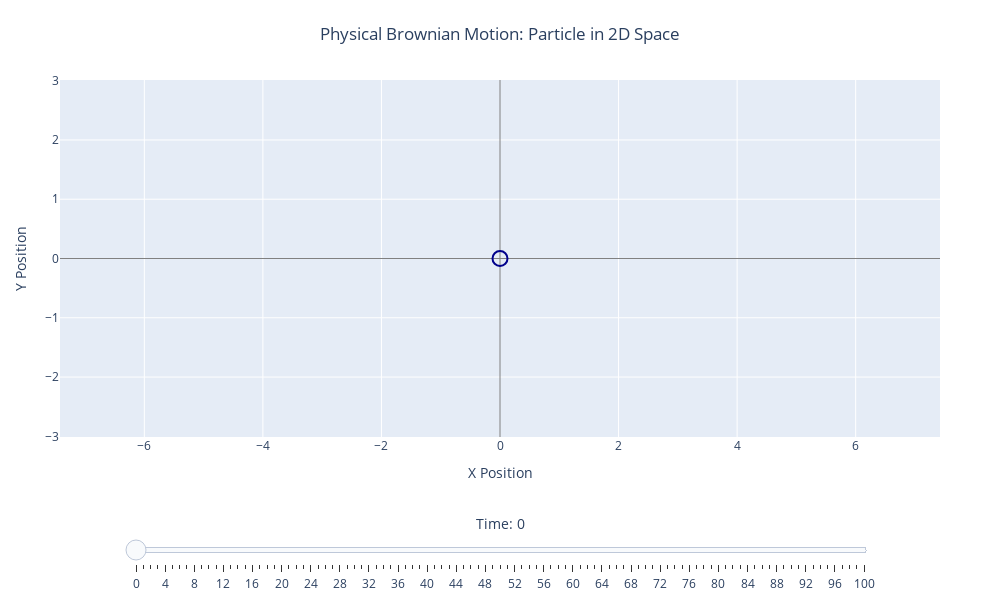

Here is the notebook cell this chart was saved with:
### Markdown cell above
---

### Continuous-Time Stochastic Processes

#### Brownian Motion / Wiener Process

**Brownian motion** and **Wiener process** refer to the same mathematical object, though they emphasize different perspectives:
- **Brownian motion**: The physical phenomenon of random particle movement
- **Wiener process**: The rigorous mathematical formulation

### Code cell
import numpy as np
import plotly.graph_objects as go

def interactive_brownian_particle(n_steps=500, step_size=0.1):
    """
    Interactive visualization of a single particle undergoing Brownian motion.
    
    Parameters:
    n_steps (int): Number of time steps
    step_size (float): Size of each random step
    """
    # Generate the full trajectory
    dx = np.random.normal(0, step_size, n_steps)
    dy = np.random.normal(0, step_size, n_steps)
    
    x = np.cumsum(np.insert(dx, 0, 0))
    y = np.cumsum(np.insert(dy, 0, 0))
    
    # Calculate symmetric axis limits
    max_range = max(abs(x).max(), abs(y).max()) + 1
    
    # Create frames for animation
    frames = []
    for i in range(len(x)):
        frames.append(go.Frame(
            data=[go.Scatter(
                x=[x[i]], 
                y=[y[i]],
                mode='markers',
                marker=dict(size=15, color='rgba(0,0,139,0)', 
                           line=dict(width=2, color='darkblue')),
                showlegend=False
            )],
            name=str(i)
        ))
    
    # Initial figure
    fig = go.Figure(
        data=[go.Scatter(
            x=[x[0]], 
            y=[y[0]],
            mode='markers',
            marker=dict(size=15, color='rgba(0,0,139,0)', 
                       line=dict(width=2, color='darkblue')),
            showlegend=False
        )],
        frames=frames
    )
    
    # Clean layout with symmetric axes - horizontal rectangle
    fig.update_layout(
        width=1000,
        height=600,
        title={
            'text': 'Physical Brownian Motion: Particle in 2D Space',
            'x': 0.5,
            'xanchor': 'center'
        },
        xaxis=dict(
            title='X Position',
            range=[-max_range, max_range],
            showgrid=True,
            zeroline=True,
            zerolinewidth=1,
            zerolinecolor='gray'
        ),
        yaxis=dict(
            title='Y Position',
            range=[-max_range, max_range],
            scaleanchor="x",
            scaleratio=1,
            showgrid=True,
            zeroline=True,
            zerolinewidth=1,
            zerolinecolor='gray'
        ),
        margin=dict(l=60, r=60, t=80, b=120),
        sliders=[{
            'steps': [
                {
                    'args': [[f.name], {'frame': {'duration': 0}, 'mode': 'immediate'}],
                    'label': str(i),
                    'method': 'animate'
                }
                for i, f in enumerate(frames)
            ],
            'active': 0,
            'y': -0.15,
            'len': 0.85,
            'x': 0.075,
            'currentvalue': {
                'prefix': 'Time: ',
                'visible': True,
                'xanchor': 'center',
                'font': {'size': 14}
            }
        }]
    )
    
    fig.show()

# Run simulation
interactive_brownian_particle(n_steps=100, step_size=0.15)

### Figure 1 — Plotly figure (JSON) as saved in the notebook; plotly's stock layout.template omitted (floating-point values rounded to 4 significant figures)
{"data": [{"marker": {"color": "rgba(0,0,139,0)", "line": {"color": "darkblue", "width": 2}, "size": 15}, "mode": "markers", "showlegend": false, "type": "scatter", "x": [0], "y": [0]}], "layout": {"height": 600, "margin": {"b": 120, "l": 60, "r": 60, "t": 80}, "sliders": [{"active": 0, "currentvalue": {"font": {"size": 14}, "prefix": "Time: ", "visible": true, "xanchor": "center"}, "len": 0.85, "steps": [{"args": [["0"], {"frame": {"duration": 0}, "mode": "immediate"}], "label": "0", "method": "animate"}, {"args": [["1"], {"frame": {"duration": 0}, "mode": "immediate"}], "label": "1", "method": "animate"}, {"args": [["2"], {"frame": {"duration": 0}, "mode": "immediate"}], "label": "2", "method": "animate"}, {"args": [["3"], {"frame": {"duration": 0}, "mode": "immediate"}], "label": "3", "method": "animate"}, {"args": [["4"], {"frame": {"duration": 0}, "mode": "immediate"}], "label": "4", "method": "animate"}, {"args": [["5"], {"frame": {"duration": 0}, "mode": "immediate"}], "label": "5", "method": "animate"}, {"args": [["6"], {"frame": {"duration": 0}, "mode": "immediate"}], "label": "6", "method": "animate"}, {"args": [["7"], {"frame": {"duration": 0}, "mode": "immediate"}], "label": "7", "method": "animate"}, {"args": [["8"], {"frame": {"duration": 0}, "mode": "immediate"}], "label": "8", "method": "animate"}, {"args": [["9"], {"frame": {"duration": 0}, "mode": "immediate"}], "label": "9", "method": "animate"}, {"args": [["10"], {"frame": {"duration": 0}, "mode": "immediate"}], "label": "10", "method": "animate"}, {"args": [["11"], {"frame": {"duration": 0}, "mode": "immediate"}], "label": "11", "method": "animate"}, {"args": [["12"], {"frame": {"duration": 0}, "mode": "immediate"}], "label": "12", "method": "animate"}, {"args": [["13"], {"frame": {"duration": 0}, "mode": "immediate"}], "label": "13", "method": "animate"}, {"args": [["14"], {"frame": {"duration": 0}, "mode": "immediate"}], "label": "14", "method": "animate"}, {"args": [["15"], {"frame": {"duration": 0}, "mode": "immediate"}], "label": "15", "method": "animate"}, {"args": [["16"], {"frame": {"duration": 0}, "mode": "immediate"}], "label": "16", "method": "animate"}, {"args": [["17"], {"frame": {"duration": 0}, "mode": "immediate"}], "label": "17", "method": "animate"}, {"args": [["18"], {"frame": {"duration": 0}, "mode": "immediate"}], "label": "18", "method": "animate"}, {"args": [["19"], {"frame": {"duration": 0}, "mode": "immediate"}], "label": "19", "method": "animate"}, {"args": [["20"], {"frame": {"duration": 0}, "mode": "immediate"}], "label": "20", "method": "animate"}, {"args": [["21"], {"frame": {"duration": 0}, "mode": "immediate"}], "label": "21", "method": "animate"}, {"args": [["22"], {"frame": {"duration": 0}, "mode": "immediate"}], "label": "22", "method": "animate"}, {"args": [["23"], {"frame": {"duration": 0}, "mode": "immediate"}], "label": "23", "method": "animate"}, {"args": [["24"], {"frame": {"duration": 0}, "mode": "immediate"}], "label": "24", "method": "animate"}, {"args": [["25"], {"frame": {"duration": 0}, "mode": "immediate"}], "label": "25", "method": "animate"}, {"args": [["26"], {"frame": {"duration": 0}, "mode": "immediate"}], "label": "26", "method": "animate"}, {"args": [["27"], {"frame": {"duration": 0}, "mode": "immediate"}], "label": "27", "method": "animate"}, {"args": [["28"], {"frame": {"duration": 0}, "mode": "immediate"}], "label": "28", "method": "animate"}, {"args": [["29"], {"frame": {"duration": 0}, "mode": "immediate"}], "label": "29", "method": "animate"}, {"args": [["30"], {"frame": {"duration": 0}, "mode": "immediate"}], "label": "30", "method": "animate"}, {"args": [["31"], {"frame": {"duration": 0}, "mode": "immediate"}], "label": "31", "method": "animate"}, {"args": [["32"], {"frame": {"duration": 0}, "mode": "immediate"}], "label": "32", "method": "animate"}, {"args": [["33"], {"frame": {"duration": 0}, "mode": "immediate"}], "label": "33", "method": "animate"}, {"args": [["34"], {"frame": {"duration": 0}, "mode": "immediate"}], "label": "34", "method": "animate"}, {"args": [["35"], {"frame": {"duration": 0}, "mode": "immediate"}], "label": "35", "method": "animate"}, {"args": [["36"], {"frame": {"duration": 0}, "mode": "immediate"}], "label": "36", "method": "animate"}, {"args": [["37"], {"frame": {"duration": 0}, "mode": "immediate"}], "label": "37", "method": "animate"}, {"args": [["38"], {"frame": {"duration": 0}, "mode": "immediate"}], "label": "38", "method": "animate"}, {"args": [["39"], {"frame": {"duration": 0}, "mode": "immediate"}], "label": "39", "method": "animate"}, {"args": [["40"], {"frame": {"duration": 0}, "mode": "immediate"}], "label": "40", "method": "animate"}, {"args": [["41"], {"frame": {"duration": 0}, "mode": "immediate"}], "label": "41", "method": "animate"}, {"args": [["42"], {"frame": {"duration": 0}, "mode": "immediate"}], "label": "42", "method": "animate"}, {"args": [["43"], {"frame": {"duration": 0}, "mode": "immediate"}], "label": "43", "method": "animate"}, {"args": [["44"], {"frame": {"duration": 0}, "mode": "immediate"}], "label": "44", "method": "animate"}, {"args": [["45"], {"frame": {"duration": 0}, "mode": "immediate"}], "label": "45", "method": "animate"}, {"args": [["46"], {"frame": {"duration": 0}, "mode": "immediate"}], "label": "46", "method": "animate"}, {"args": [["47"], {"frame": {"duration": 0}, "mode": "immediate"}], "label": "47", "method": "animate"}, {"args": [["48"], {"frame": {"duration": 0}, "mode": "immediate"}], "label": "48", "method": "animate"}, {"args": [["49"], {"frame": {"duration": 0}, "mode": "immediate"}], "label": "49", "method": "animate"}, {"args": [["50"], {"frame": {"duration": 0}, "mode": "immediate"}], "label": "50", "method": "animate"}, {"args": [["51"], {"frame": {"duration": 0}, "mode": "immediate"}], "label": "51", "method": "animate"}, {"args": [["52"], {"frame": {"duration": 0}, "mode": "immediate"}], "label": "52", "method": "animate"}, {"args": [["53"], {"frame": {"duration": 0}, "mode": "immediate"}], "label": "53", "method": "animate"}, {"args": [["54"], {"frame": {"duration": 0}, "mode": "immediate"}], "label": "54", "method": "animate"}, {"args": [["55"], {"frame": {"duration": 0}, "mode": "immediate"}], "label": "55", "method": "animate"}, {"args": [["56"], {"frame": {"duration": 0}, "mode": "immediate"}], "label": "56", "method": "animate"}, {"args": [["57"], {"frame": {"duration": 0}, "mode": "immediate"}], "label": "57", "method": "animate"}, {"args": [["58"], {"frame": {"duration": 0}, "mode": "immediate"}], "label": "58", "method": "animate"}, {"args": [["59"], {"frame": {"duration": 0}, "mode": "immediate"}], "label": "59", "method": "animate"}, {"args": [["60"], {"frame": {"duration": 0}, "mode": "immediate"}], "label": "60", "method": "animate"}, {"args": [["61"], {"frame": {"duration": 0}, "mode": "immediate"}], "label": "61", "method": "animate"}, {"args": [["62"], {"frame": {"duration": 0}, "mode": "immediate"}], "label": "62", "method": "animate"}, {"args": [["63"], {"frame": {"duration": 0}, "mode": "immediate"}], "label": "63", "method": "animate"}, {"args": [["64"], {"frame": {"duration": 0}, "mode": "immediate"}], "label": "64", "method": "animate"}, {"args": [["65"], {"frame": {"duration": 0}, "mode": "immediate"}], "label": "65", "method": "animate"}, {"args": [["66"], {"frame": {"duration": 0}, "mode": "immediate"}], "label": "66", "method": "animate"}, {"args": [["67"], {"frame": {"duration": 0}, "mode": "immediate"}], "label": "67", "method": "animate"}, {"args": [["68"], {"frame": {"duration": 0}, "mode": "immediate"}], "label": "68", "method": "animate"}, {"args": [["69"], {"frame": {"duration": 0}, "mode": "immediate"}], "label": "69", "method": "animate"}, {"args": [["70"], {"frame": {"duration": 0}, "mode": "immediate"}], "label": "70", "method": "animate"}, {"args": [["71"], {"frame": {"duration": 0}, "mode": "immediate"}], "label": "71", "method": "animate"}, {"args": [["72"], {"frame": {"duration": 0}, "mode": "immediate"}], "label": "72", "method": "animate"}, {"args": [["73"], {"frame": {"duration": 0}, "mode": "immediate"}], "label": "73", "method": "animate"}, {"args": [["74"], {"frame": {"duration": 0}, "mode": "immediate"}], "label": "74", "method": "animate"}, {"args": [["75"], {"frame": {"duration": 0}, "mode": "immediate"}], "label": "75", "method": "animate"}, {"args": [["76"], {"frame": {"duration": 0}, "mode": "immediate"}], "label": "76", "method": "animate"}, {"args": [["77"], {"frame": {"duration": 0}, "mode": "immediate"}], "label": "77", "method": "animate"}, {"args": [["78"], {"frame": {"duration": 0}, "mode": "immediate"}], "label": "78", "method": "animate"}, {"args": [["79"], {"frame": {"duration": 0}, "mode": "immediate"}], "label": "79", "method": "animate"}, {"args": [["80"], {"frame": {"duration": 0}, "mode": "immediate"}], "label": "80", "method": "animate"}, {"args": [["81"], {"frame": {"duration": 0}, "mode": "immediate"}], "label": "81", "method": "animate"}, {"args": [["82"], {"frame": {"duration": 0}, "mode": "immediate"}], "label": "82", "method": "animate"}, {"args": [["83"], {"frame": {"duration": 0}, "mode": "immediate"}], "label": "83", "method": "animate"}, {"args": [["84"], {"frame": {"duration": 0}, "mode": "immediate"}], "label": "84", "method": "animate"}, {"args": [["85"], {"frame": {"duration": 0}, "mode": "immediate"}], "label": "85", "method": "animate"}, {"args": [["86"], {"frame": {"duration": 0}, "mode": "immediate"}], "label": "86", "method": "animate"}, {"args": [["87"], {"frame": {"duration": 0}, "mode": "immediate"}], "label": "87", "method": "animate"}, {"args": [["88"], {"frame": {"duration": 0}, "mode": "immediate"}], "label": "88", "method": "animate"}, {"args": [["89"], {"frame": {"duration": 0}, "mode": "immediate"}], "label": "89", "method": "animate"}, {"args": [["90"], {"frame": {"duration": 0}, "mode": "immediate"}], "label": "90", "method": "animate"}, {"args": [["91"], {"frame": {"duration": 0}, "mode": "immediate"}], "label": "91", "method": "animate"}, {"args": [["92"], {"frame": {"duration": 0}, "mode": "immediate"}], "label": "92", "method": "animate"}, {"args": [["93"], {"frame": {"duration": 0}, "mode": "immediate"}], "label": "93", "method": "animate"}, {"args": [["94"], {"frame": {"duration": 0}, "mode": "immediate"}], "label": "94", "method": "animate"}, {"args": [["95"], {"frame": {"duration": 0}, "mode": "immediate"}], "label": "95", "method": "animate"}, {"args": [["96"], {"frame": {"duration": 0}, "mode": "immediate"}], "label": "96", "method": "animate"}, {"args": [["97"], {"frame": {"duration": 0}, "mode": "immediate"}], "label": "97", "method": "animate"}, {"args": [["98"], {"frame": {"duration": 0}, "mode": "immediate"}], "label": "98", "method": "animate"}, {"args": [["99"], {"frame": {"duration": 0}, "mode": "immediate"}], "label": "99", "method": "animate"}, {"args": [["100"], {"frame": {"duration": 0}, "mode": "immediate"}], "label": "100", "method": "animate"}], "x": 0.075, "y": -0.15}], "title": {"text": "Physical Brownian Motion: Particle in 2D Space", "x": 0.5, "xanchor": "center"}, "width": 1000, "xaxis": {"range": [-3.011, 3.011], "showgrid": true, "title": {"text": "X Position"}, "zeroline": true, "zerolinecolor": "gray", "zerolinewidth": 1}, "yaxis": {"range": [-3.011, 3.011], "scaleanchor": "x", "scaleratio": 1, "showgrid": true, "title": {"text": "Y Position"}, "zeroline": true, "zerolinecolor": "gray", "zerolinewidth": 1}}}
